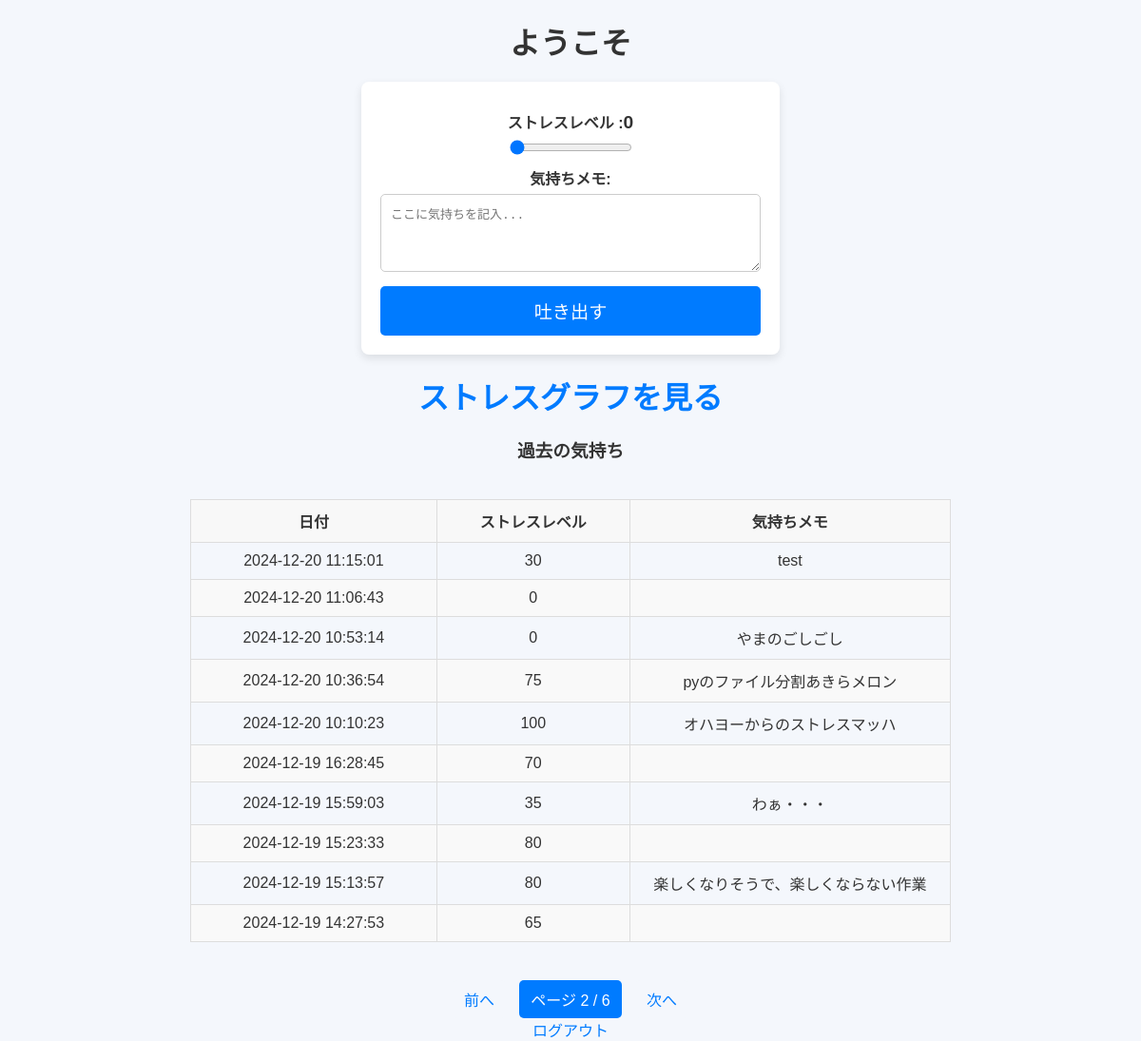
Page /dashboard?page=2 (signed in) on the committed database.
### tables this page shows
CREATE TABLE mental_checks (
            id INTEGER PRIMARY KEY AUTOINCREMENT,
            user_id INTEGER NOT NULL,
            date TEXT NOT NULL,
            stress_level INTEGER NOT NULL,
            mood_description TEXT,
            FOREIGN KEY (user_id) REFERENCES users (id)
        );

### health/Mental_Check_App.py (the view, shortened to what this page needs)
@app.route('/dashboard', methods=['GET', 'POST'])
def dashboard():
    if 'user_id' not in session:
        return redirect(url_for('login'))
    user_id = session['user_id']
    page = request.args.get('page', 1, type=int)
    per_page = 10
    error = None
    with get_db_connection() as conn:
        checks = conn.execute(
            'SELECT * FROM mental_checks WHERE user_id = ? ORDER BY date DESC LIMIT ? OFFSET ?',
            (user_id, per_page, (page - 1) * per_page)
        ).fetchall()
        total_checks = conn.execute('SELECT COUNT(*) FROM mental_checks WHERE user_id = ?', (user_id,)).fetchone()[0]
    total_pages = (total_checks + per_page - 1) // per_page
    return render_template('dashboard.html', checks=checks, page=page, total_pages=total_pages, error=error)

### health/Mental_Check_App.py (called while the page is built)
def get_db_connection():
    conn = sqlite3.connect(DATABASE)
    conn.row_factory = sqlite3.Row
    return conn

### health/templates/dashboard.html (shortened to what this page needs)
<!DOCTYPE html>
<html lang="ja">
<head>
    <link rel="stylesheet" href="{{ url_for('static', filename='css/style.css') }}">
</head>
<body>
    <h1>ようこそ</h1>
    <form action="{{ url_for('dashboard') }}" method="POST">
        <label for="stress_level">ストレスレベル :<span id="stress_value">0</span></label>
        <input type="range" id="stress_level" name="stress_level" min="0" max="100" step="5" value="0" required oninput="updateStressValue()">
        <label for="mood_description">気持ちメモ:</label>
        <textarea id="mood_description" name="mood_description" rows="4" placeholder="ここに気持ちを記入..." maxlength="500"></textarea>
        <button type="submit">吐き出す</button>
    </form>
    <h2><a href="{{ url_for('analysis') }}">ストレスグラフを見る</a></h2>
    <h3>過去の気持ち</h3>
    <div class="table-container">
        <table>
            <thead>
                <tr>
                    <th>日付</th>
                    <th>ストレスレベル</th>
                    <th>気持ちメモ</th>
                </tr>
            </thead>
            <tbody>
                {% for check in checks %}
                <tr>
                    <td>{{ check['date'] }}</td>
                    <td>{{ check['stress_level'] }}</td>
                    <td class="tooltip-cell" data-label="気持ちメモ">
                        {{ check['mood_description'] }}
                    </td>
                </tr>
                {% endfor %}
            </tbody>
        </table>
    </div>
    <div class="pagination">
        {% if page > 1 %}
            <a href="{{ url_for('dashboard', page=page-1) }}">前へ</a>
        {% endif %}
        <span class="current-page">ページ {{ page }} / {{ total_pages }}</span>
        {% if page < total_pages %}
            <a href="{{ url_for('dashboard', page=page+1) }}">次へ</a>
        {% endif %}
    </div>
    <a href="{{ url_for('logout') }}">ログアウト</a>
</body>
</html>

### health/static/css/style.css (style rules this page uses)
body { font-family: 'Arial', sans-serif; background-color: #f4f7fc; color: #333; margin: 0; padding: 0; text-align: center; }
h1, h2 { font-size: 2em; color: #333; margin: 20px 0; }
textarea { width: 100%; padding: 10px; margin: 0; border: 1px solid #ccc; border-radius: 5px; box-sizing: border-box; }
form { background-color: #fff; padding: 20px; margin: 20px auto; border-radius: 8px; box-shadow: 0 4px 10px rgba(0, 0, 0, 0.1); max-width: 400px; text-align: left; display: flex; flex-direction: column; align-items: center; }
label { display: block; margin: 10px 0 5px; font-weight: bold; }
input[type="text"], input[type="password"], input[type="date"], textarea { width: 100%; padding: 10px; margin-bottom: 15px; border: 1px solid #ccc; border-radius: 5px; font-size: 1em; }
button { width: 100%; padding: 12px; background-color: #007bff; color: #fff; border: none; border-radius: 5px; font-size: 1.2em; cursor: pointer; }
a { color: #007bff; text-decoration: none; font-size: 1em; }
table { width: 100%; margin: 20px auto; border-collapse: collapse; }
th, td { padding: 10px; text-align: center; border: 1px solid #ddd; }
th { background-color: #f8f8f8; }
tr:nth-child(even) { background-color: #f9f9f9; }
.table-container { max-width: 800px; margin: 0 auto; overflow-x: auto; }
td { white-space: nowrap; overflow: hidden; text-overflow: ellipsis; max-width: 200px; }
.pagination { margin-top: 20px; }
.pagination a, .pagination span { display: inline-block; padding: 8px 12px; margin: 0 5px; text-decoration: none; background-color: #f4f7fc; color: #007bff; border-radius: 5px; }
.pagination .current-page { background-color: #007bff; color: #fff; }
#stress_value { font-size: 1.2em; font-weight: bold; }

### rows in the picture
mental_checks: date "2024-12-20 11:15:01", stress_level "30", mood_description "test"
mental_checks: date "2024-12-20 11:06:43", stress_level "0"
mental_checks: date "2024-12-20 10:53:14", stress_level "0", mood_description "やまのごしごし"
mental_checks: date "2024-12-20 10:36:54", stress_level "75", mood_description "pyのファイル分割あきらメロン"
mental_checks: date "2024-12-20 10:10:23", stress_level "100", mood_description "オハヨーからのストレスマッハ"
mental_checks: date "2024-12-19 16:28:45", stress_level "70"
mental_checks: date "2024-12-19 15:59:03", stress_level "35", mood_description "わぁ・・・"
mental_checks: date "2024-12-19 15:23:33", stress_level "80"
mental_checks: date "2024-12-19 15:13:57", stress_level "80", mood_description "楽しくなりそうで、楽しくならない作業"
mental_checks: date "2024-12-19 14:27:53", stress_level "65"

### other values in the picture
{{ page }} "2"
{{ total_pages }} "6"
